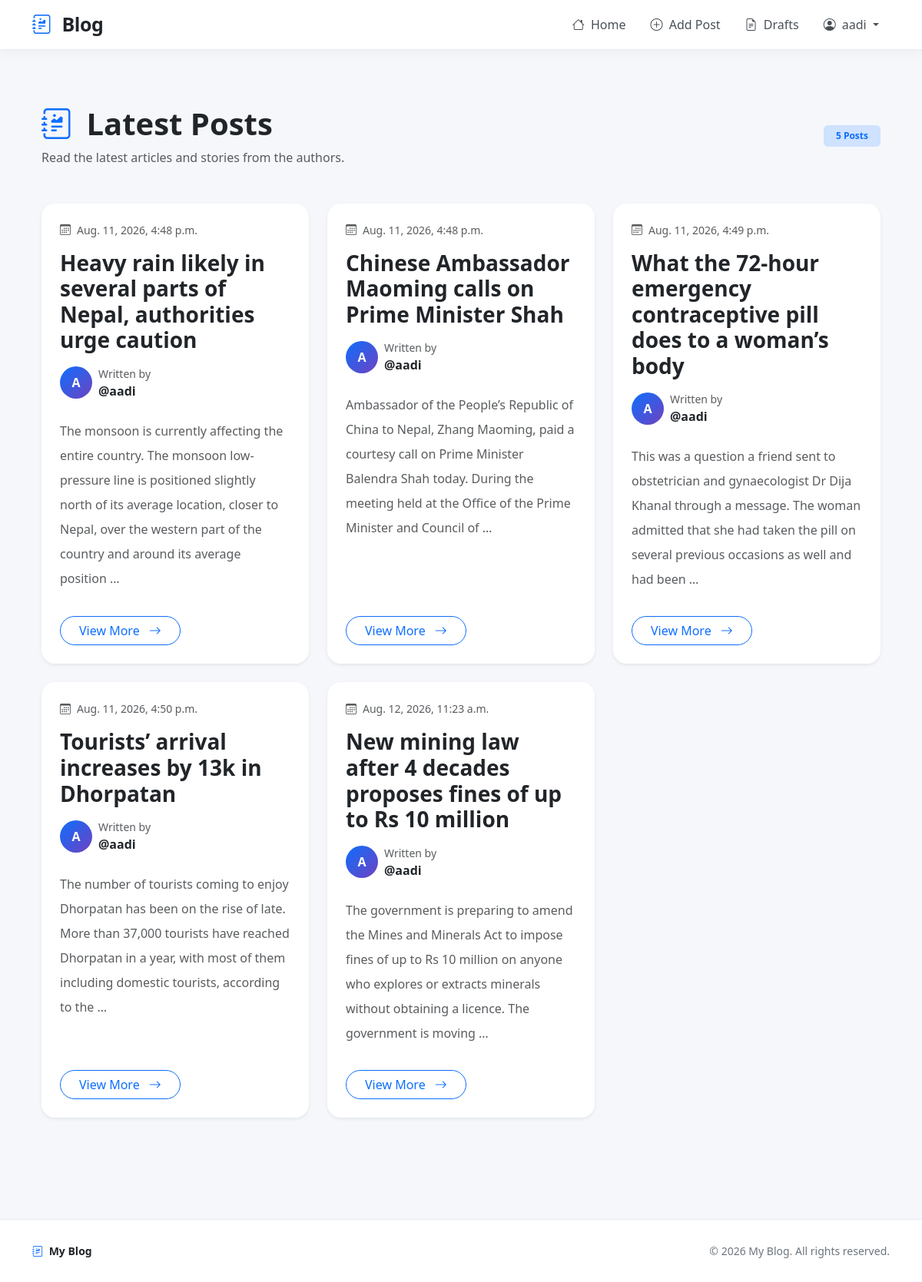
The app's page / (signed in) with its own data.
### blog_app/models.py (models this page shows, shortened)
class Post(models.Model):
    title = models.CharField(max_length=256)
    content = models.TextField()
    author = models.ForeignKey("auth.User", on_delete=models.CASCADE)
    created_at = models.DateTimeField(auto_now_add=True)
    updated_at = models.DateTimeField(auto_now=True)
    published_at = models.DateTimeField(null=True, blank=True)

### blog_app/views.py (the view)
# urls.py: path("", views.post_list, name="post-list"),
def post_list(request):
    posts = Post.objects.all()
    return render(
        request,
        "post_list.html",
        {"posts": posts},
    )

### templates/post_list.html (shortened to what this page needs)
{% extends "base.html" %}
{% block content %}
<div class="container py-5">
    <div class="d-flex flex-column flex-md-row justify-content-between align-items-md-center mb-5">
        <div>
            <h1 class="fw-bold mb-2">
                <a href="/" class="text-decoration-none text-dark">
                    <i class="bi bi-journal-richtext text-primary me-2"></i>
                    Latest Posts
                </a>
            </h1>
            <p class="text-muted mb-0">
                Read the latest articles and stories from the authors.
            </p>
        </div>
        <span class="badge bg-primary-subtle text-primary px-3 py-2 mt-3 mt-md-0">
            {{ posts|length }} Posts
        </span>
    </div>
    <div class="row g-4">
        {% for post in posts %}
        <div class="col-12 col-md-6 col-lg-4">
            <article class="card h-100 border-0 shadow-sm post-card">
                <div class="card-body p-4">
                    <div class="d-flex align-items-center text-muted small mb-3">
                        <i class="bi bi-calendar3 me-2"></i>
                        {{ post.published_at }}
                    </div>
                    <h3 class="card-title fw-bold mb-3">
                        <a href="{% url 'post-detail' post.pk %}" class="text-decoration-none text-dark post-title">
                            {{ post.title }}
                        </a>
                    </h3>
                    <div class="d-flex align-items-center mb-4">
                        <div class="author-avatar">
                            {{ post.author.username|first|upper }}
                        </div>
                        <div class="ms-2">
                            <small class="text-muted d-block">Written by</small>
                            <span class="fw-semibold">
                                @{{ post.author.username }}
                            </span>
                        </div>
                    </div>
                    <p class="card-text text-muted lh-lg">
                        {{ post.content|truncatewords:35 }}
                    </p>
                </div>
                <div class="card-footer bg-white border-0 px-4 pb-4">
                    <a href="{% url 'post-detail' post.pk %}" class="btn btn-outline-primary rounded-pill px-4">
                        View More
                        <i class="bi bi-arrow-right ms-2"></i>
                    </a>
                </div>
            </article>
        </div>
        {% endfor %}
    </div>
</div>
{% endblock content %}

### templates/base.html (shortened to what this page needs)
{% load static %}
<!doctype html>
<html lang="en">
<head>
    <link href="{% static 'css/bootstrap.min.css' %}" rel="stylesheet">
    <link rel="stylesheet" href="https://cdn.jsdelivr.net/npm/bootstrap-icons@1.11.3/font/bootstrap-icons.min.css">
</head>
<body>
    <nav class="navbar navbar-expand-lg navbar-custom sticky-top">
        <div class="container">
            <a class="navbar-brand" href="/">
                <i class="bi bi-journal-richtext me-2"></i>
                Blog
            </a>
            <div class="collapse navbar-collapse" id="mainNavbar">
                <ul class="navbar-nav ms-auto align-items-lg-center gap-lg-1">
                    <li class="nav-item">
                        <a class="nav-link" href="/">
                            <i class="bi bi-house me-1"></i>
                            Home
                        </a>
                    </li>
                    {% if request.user.is_authenticated %}
                    <li class="nav-item">
                        <a class="nav-link" href="#">
                            <i class="bi bi-plus-circle me-1"></i>
                            Add Post
                        </a>
                    </li>
                    <li class="nav-item">
                        <a class="nav-link" href="#">
                            <i class="bi bi-file-earmark-text me-1"></i>
                            Drafts
                        </a>
                    </li>
                    <li class="nav-item dropdown">
                        <a class="nav-link dropdown-toggle" href="#" role="button" data-bs-toggle="dropdown"
                            aria-expanded="false">
                            <i class="bi bi-person-circle me-1"></i>
                            {{ request.user.username }}
                        </a>
                    </li>
                    {% endif %}
                </ul>
            </div>
        </div>
    </nav>
    <main>
        <div class="container py-4">
            {% block content %}
            {% endblock content %}
        </div>
    </main>
    <footer class="footer">
        <div class="container">
            <div class="d-flex flex-column flex-md-row
                       justify-content-between
                       align-items-center">
                <div class="footer-brand">
                    <i class="bi bi-journal-richtext me-1"></i>
                    My Blog
                </div>
                <div class="mt-2 mt-md-0">
                    © {% now "Y" %} My Blog.
                    All rights reserved.
                </div>
            </div>
        </div>
    </footer>
</body>
</html>

### templates/base.html (style rules this page uses)
body { background: #f5f7fb; color: #212529; font-family: system-ui, -apple-system, BlinkMacSystemFont, "Segoe UI", sans-serif; }
.navbar-custom { background: #ffffff; border-bottom: 1px solid #e9ecef; box-shadow: 0 2px 15px rgba(0, 0, 0, 0.05); }
.navbar-brand { font-size: 25px; font-weight: 800; color: #212529 !important; letter-spacing: -0.5px; }
.navbar-brand i { color: #0d6efd; }
.nav-link { color: #495057 !important; font-weight: 500; padding: 9px 14px !important; border-radius: 8px; transition: all 0.2s ease; }
.btn { border-radius: 9px; font-weight: 500; }
main { min-height: calc(100vh - 150px); }
.footer { margin-top: 60px; padding: 30px 0; border-top: 1px solid #e9ecef; background: #ffffff; color: #6c757d; font-size: 14px; }
.footer-brand { font-weight: 700; color: #212529; }
.footer-brand i { color: #0d6efd; }

### templates/post_list.html (style rules this page uses)
.post-card { border-radius: 18px; transition: all 0.25s ease; overflow: hidden; }
.post-title { transition: color 0.2s ease; }
.author-avatar { width: 42px; height: 42px; border-radius: 50%; background: linear-gradient(135deg, var(--bs-primary), #6f42c1); color: white; display: flex; align-items: center; justify-content: center; font-weight: 700; font-size: 16px; }

### records on screen
Post: published_at "Aug. 11, 2026, 4:48 p.m.", title "Heavy rain likely in several parts of Nepal, authorities urge caution", author.username|first "A", author.username "aadi", content "The monsoon is currently affecting the entire country. The monsoon low-pressure line is positioned slightly north of its average location, closer to Nepal, over the western part of the country and around its average position …"
Post: published_at "Aug. 11, 2026, 4:48 p.m.", title "Chinese Ambassador Maoming calls on Prime Minister Shah", author.username|first "A", author.username "aadi", content "Ambassador of the People’s Republic of China to Nepal, Zhang Maoming, paid a courtesy call on Prime Minister Balendra Shah today. During the meeting held at the Office of the Prime Minister and Council of …"
Post: published_at "Aug. 11, 2026, 4:49 p.m.", title "What the 72-hour emergency contraceptive pill does to a woman’s body", author.username|first "A", author.username "aadi", content "This was a question a friend sent to obstetrician and gynaecologist Dr Dija Khanal through a message. The woman admitted that she had taken the pill on several previous occasions as well and had been …"
Post: published_at "Aug. 11, 2026, 4:50 p.m.", title "Tourists’ arrival increases by 13k in Dhorpatan", author.username|first "A", author.username "aadi", content "The number of tourists coming to enjoy Dhorpatan has been on the rise of late. More than 37,000 tourists have reached Dhorpatan in a year, with most of them including domestic tourists, according to the …"
Post: published_at "Aug. 12, 2026, 11:23 a.m.", title "New mining law after 4 decades proposes fines of up to Rs 10 million", author.username|first "A", author.username "aadi", content "The government is preparing to amend the Mines and Minerals Act to impose fines of up to Rs 10 million on anyone who explores or extracts minerals without obtaining a licence. The government is moving …"

### other values on screen
{{ request.user.username }} "aadi"
{{ posts|length }} "5"
